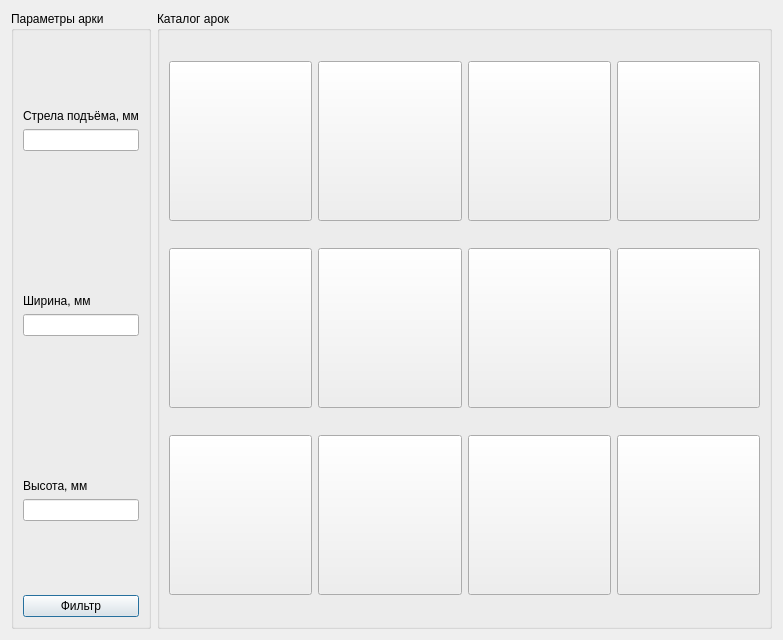
<?xml version="1.0" encoding="UTF-8"?>
<ui version="4.0">
 <class>SecondWindow</class>
 <widget class="QDialog" name="SecondWindow">
  <property name="geometry">
   <rect>
    <x>0</x>
    <y>0</y>
    <width>783</width>
    <height>640</height>
   </rect>
  </property>
  <property name="windowTitle">
   <string>Dialog</string>
  </property>
  <layout class="QGridLayout" name="gridLayout">
   <item row="0" column="0">
    <widget class="QGroupBox" name="groupBox">
     <property name="sizePolicy">
      <sizepolicy hsizetype="Maximum" vsizetype="Preferred">
       <horstretch>0</horstretch>
       <verstretch>0</verstretch>
      </sizepolicy>
     </property>
     <property name="title">
      <string>Параметры арки</string>
     </property>
     <layout class="QVBoxLayout" name="verticalLayout_4">
      <item>
       <layout class="QVBoxLayout" name="verticalLayout">
        <item>
         <spacer name="verticalSpacer">
          <property name="orientation">
           <enum>Qt::Vertical</enum>
          </property>
          <property name="sizeHint" stdset="0">
           <size>
            <width>20</width>
            <height>40</height>
           </size>
          </property>
         </spacer>
        </item>
        <item>
         <widget class="QLabel" name="label">
          <property name="text">
           <string>Стрела подъёма, мм</string>
          </property>
         </widget>
        </item>
        <item>
         <widget class="QLineEdit" name="arrow"/>
        </item>
        <item>
         <spacer name="verticalSpacer_2">
          <property name="orientation">
           <enum>Qt::Vertical</enum>
          </property>
          <property name="sizeHint" stdset="0">
           <size>
            <width>20</width>
            <height>40</height>
           </size>
          </property>
         </spacer>
        </item>
       </layout>
      </item>
      <item>
       <layout class="QVBoxLayout" name="verticalLayout_2">
        <item>
         <spacer name="verticalSpacer_3">
          <property name="orientation">
           <enum>Qt::Vertical</enum>
          </property>
          <property name="sizeHint" stdset="0">
           <size>
            <width>20</width>
            <height>40</height>
           </size>
          </property>
         </spacer>
        </item>
        <item>
         <widget class="QLabel" name="label_2">
          <property name="toolTipDuration">
           <number>-1</number>
          </property>
          <property name="text">
           <string>Ширина, мм</string>
          </property>
         </widget>
        </item>
        <item>
         <widget class="QLineEdit" name="width"/>
        </item>
        <item>
         <spacer name="verticalSpacer_4">
          <property name="orientation">
           <enum>Qt::Vertical</enum>
          </property>
          <property name="sizeHint" stdset="0">
           <size>
            <width>20</width>
            <height>40</height>
           </size>
          </property>
         </spacer>
        </item>
       </layout>
      </item>
      <item>
       <layout class="QVBoxLayout" name="verticalLayout_3">
        <item>
         <spacer name="verticalSpacer_5">
          <property name="orientation">
           <enum>Qt::Vertical</enum>
          </property>
          <property name="sizeHint" stdset="0">
           <size>
            <width>20</width>
            <height>40</height>
           </size>
          </property>
         </spacer>
        </item>
        <item>
         <widget class="QLabel" name="label_3">
          <property name="text">
           <string>Высота, мм</string>
          </property>
         </widget>
        </item>
        <item>
         <widget class="QLineEdit" name="height"/>
        </item>
        <item>
         <spacer name="verticalSpacer_6">
          <property name="orientation">
           <enum>Qt::Vertical</enum>
          </property>
          <property name="sizeHint" stdset="0">
           <size>
            <width>20</width>
            <height>40</height>
           </size>
          </property>
         </spacer>
        </item>
       </layout>
      </item>
      <item>
       <widget class="QPushButton" name="pushButton">
        <property name="text">
         <string>Фильтр</string>
        </property>
       </widget>
      </item>
     </layout>
    </widget>
   </item>
   <item row="0" column="1">
    <widget class="QGroupBox" name="groupBox_2">
     <property name="title">
      <string>Каталог арок</string>
     </property>
     <layout class="QGridLayout" name="gridLayout_2">
      <item row="0" column="0">
       <widget class="QPushButton" name="pushButton_2">
        <property name="minimumSize">
         <size>
          <width>130</width>
          <height>160</height>
         </size>
        </property>
        <property name="text">
         <string/>
        </property>
       </widget>
      </item>
      <item row="2" column="1">
       <widget class="QPushButton" name="pushButton_10">
        <property name="minimumSize">
         <size>
          <width>130</width>
          <height>160</height>
         </size>
        </property>
        <property name="text">
         <string/>
        </property>
       </widget>
      </item>
      <item row="2" column="2">
       <widget class="QPushButton" name="pushButton_13">
        <property name="minimumSize">
         <size>
          <width>130</width>
          <height>160</height>
         </size>
        </property>
        <property name="text">
         <string/>
        </property>
       </widget>
      </item>
      <item row="2" column="0">
       <widget class="QPushButton" name="pushButton_12">
        <property name="minimumSize">
         <size>
          <width>130</width>
          <height>160</height>
         </size>
        </property>
        <property name="text">
         <string/>
        </property>
       </widget>
      </item>
      <item row="0" column="1">
       <widget class="QPushButton" name="pushButton_4">
        <property name="minimumSize">
         <size>
          <width>130</width>
          <height>160</height>
         </size>
        </property>
        <property name="text">
         <string/>
        </property>
       </widget>
      </item>
      <item row="1" column="3">
       <widget class="QPushButton" name="pushButton_7">
        <property name="minimumSize">
         <size>
          <width>130</width>
          <height>160</height>
         </size>
        </property>
        <property name="text">
         <string/>
        </property>
       </widget>
      </item>
      <item row="0" column="2">
       <widget class="QPushButton" name="pushButton_3">
        <property name="minimumSize">
         <size>
          <width>130</width>
          <height>160</height>
         </size>
        </property>
        <property name="text">
         <string/>
        </property>
       </widget>
      </item>
      <item row="0" column="3">
       <widget class="QPushButton" name="pushButton_5">
        <property name="minimumSize">
         <size>
          <width>130</width>
          <height>160</height>
         </size>
        </property>
        <property name="text">
         <string/>
        </property>
       </widget>
      </item>
      <item row="1" column="1">
       <widget class="QPushButton" name="pushButton_6">
        <property name="minimumSize">
         <size>
          <width>130</width>
          <height>160</height>
         </size>
        </property>
        <property name="text">
         <string/>
        </property>
       </widget>
      </item>
      <item row="1" column="2">
       <widget class="QPushButton" name="pushButton_9">
        <property name="minimumSize">
         <size>
          <width>130</width>
          <height>160</height>
         </size>
        </property>
        <property name="text">
         <string/>
        </property>
       </widget>
      </item>
      <item row="2" column="3">
       <widget class="QPushButton" name="pushButton_11">
        <property name="minimumSize">
         <size>
          <width>130</width>
          <height>160</height>
         </size>
        </property>
        <property name="text">
         <string/>
        </property>
       </widget>
      </item>
      <item row="1" column="0">
       <widget class="QPushButton" name="pushButton_8">
        <property name="minimumSize">
         <size>
          <width>130</width>
          <height>160</height>
         </size>
        </property>
        <property name="text">
         <string/>
        </property>
       </widget>
      </item>
     </layout>
    </widget>
   </item>
  </layout>
 </widget>
 <resources/>
 <connections/>
</ui>
